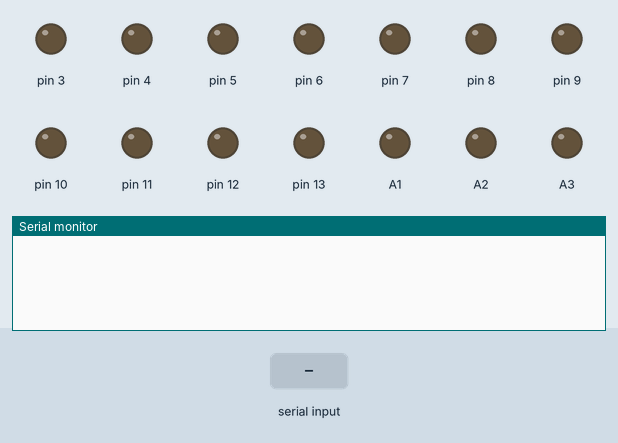
Simulated run of this sketch. Board: Arduino Uno, built with avr-gcc and run on an emulated ATmega328P. Parts: output pins drawn as LEDs (lit = HIGH), the last lines printed to the serial monitor. The inputs (shaded band) are chosen by the test bench.

Above: at 1.2 s.
1.3 s: "<~>" received over the second serial link
At 2.1 s:
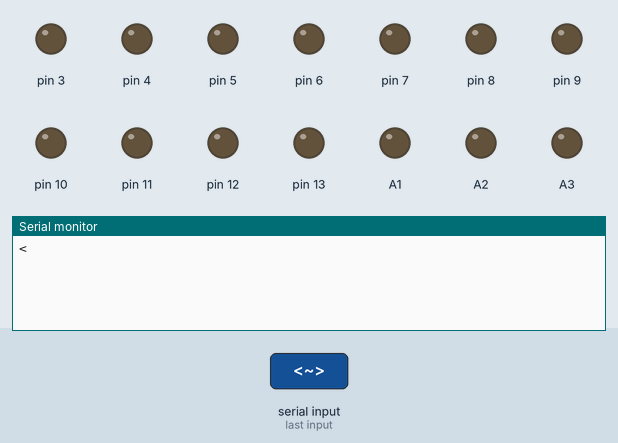
2.8 s: "~" received over the second serial link
At 3.3 s:
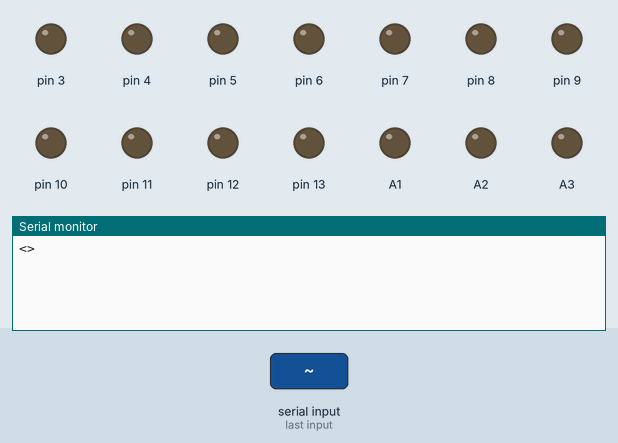

Measured:
- after the input at 1.3 s, the serial monitor: prints a new line at once (image 1)
- after the input at 2.8 s, the serial monitor: prints a new line at once (image 2)

The sketch:

sketch_apr30a.ino
```cpp
#include <SoftwareSerial.h>

SoftwareSerial bluetooth(0, 1);
int rows[] = {13, 12, 11, 10, 9, 8, 7, 6};     //LOW
int columns[] = {A5, A4, A3, A2, A1, 3, 4, 5}; //HIGH
String message = "";

struct Character {
  char letter;
  const char* bitmap[5];
};

Character characters[] = {
    ' ', 'B00000000', 'B00000000', 'B00000000', 'B00000000', 'B00000000', // space
     '!',  'B01011111', 'B00000000', 'B00000000', 'B00000000', 'B00000000'  , // !
     '"',  'B00000011', 'B00000000', 'B00000011', 'B00000000', 'B00000000'  , // "
     '#',  'B00010100', 'B00111110', 'B00010100', 'B00111110', 'B00010100'  , // #
     '$',  'B00100100', 'B01101010', 'B00101011', 'B00010010', 'B00000000'  , // $
     '%',  'B01100011', 'B00010011', 'B00001000', 'B01100100', 'B01100011'  , // %
     '&',  'B00110110', 'B01001001', 'B01010110', 'B00100000', 'B01010000'  , // &
     '\'',  'B00000011', 'B00000000', 'B00000000', 'B00000000', 'B00000000'  , // '
     '(',  'B00011100', 'B00100010', 'B01000001', 'B00000000', 'B00000000'  , // (
     ')',  'B01000001', 'B00100010', 'B00011100', 'B00000000', 'B00000000'  , // )
     '*',  'B00101000', 'B00011000', 'B00001110', 'B00011000', 'B00101000'  , // *
     '+',  'B00001000', 'B00001000', 'B00111110', 'B00001000', 'B00001000'  , // +
     ',',  'B10110000', 'B01110000', 'B00000000', 'B00000000', 'B00000000'  , // ,
     '-',  'B00001000', 'B00001000', 'B00001000', 'B00001000', 'B00000000'  , // -
     '.',  'B01100000', 'B01100000', 'B00000000', 'B00000000', 'B00000000'  , // .
     '/',  'B01100000', 'B00011000', 'B00000110', 'B00000001', 'B00000000'  , // /
     '0',  'B00111110', 'B01000001', 'B01000001', 'B00111110', 'B00000000'  , // 0
     '1',  'B01000010', 'B01111111', 'B01000000', 'B00000000', 'B00000000'  , // 1
     '2',  'B01100010', 'B01010001', 'B01001001', 'B01000110', 'B00000000'  , // 2
     '3',  'B00100010', 'B01000001', 'B01001001', 'B00110110', 'B00000000'  , // 3
     '4',  'B00011000', 'B00010100', 'B00010010', 'B01111111', 'B00000000'  , // 4
     '5',  'B00100111', 'B01000101', 'B01000101', 'B00111001', 'B00000000'  , // 5
     '6',  'B00111110', 'B01001001', 'B01001001', 'B00110000', 'B00000000'  , // 6
     '7',  'B01100001', 'B00010001', 'B00001001', 'B00000111', 'B00000000'  , // 7
     '8',  'B00110110', 'B01001001', 'B01001001', 'B00110110', 'B00000000'  , // 8
     '9',  'B00000110', 'B01001001', 'B01001001', 'B00111110', 'B00000000'  , // 9
     ':',  'B01010000', 'B00000000', 'B00000000', 'B00000000', 'B00000000'  , // :
     ';',  'B10000000', 'B01010000', 'B00000000', 'B00000000', 'B00000000'  , // ;
     '<',  'B00010000', 'B00101000', 'B01000100', 'B00000000', 'B00000000'  , // <
     '=',  'B00010100', 'B00010100', 'B00010100', 'B00000000', 'B00000000'  , // =
     '>',  'B01000100', 'B00101000', 'B00010000', 'B00000000', 'B00000000'  , // >
     '?',  'B00000010', 'B01011001', 'B00001001', 'B00000110', 'B00000000'  , // ?
     '@',  'B00111110', 'B01001001', 'B01010101', 'B01011101', 'B00001110'  , // @
     'A',  'B01111110', 'B00010001', 'B00010001', 'B01111110', 'B00000000'  , // A
     'B',  'B01111111', 'B01001001', 'B01001001', 'B00110110', 'B00000000'  , // B
     'C',  'B00111110', 'B01000001', 'B01000001', 'B00100010', 'B00000000'  , // C
     'D',  'B01111111', 'B01000001', 'B01000001', 'B00111110', 'B00000000'  , // D
     'E',  'B01111111', 'B01001001', 'B01001001', 'B01000001', 'B00000000'  , // E
     'F',  'B01111111', 'B00001001', 'B00001001', 'B00000001', 'B00000000'  , // F
     'G',  'B00111110', 'B01000001', 'B01001001', 'B01111010', 'B00000000'  , // G
     'H',  'B01111111', 'B00001000', 'B00001000', 'B01111111', 'B00000000'  , // H
     'I',  'B01000001', 'B01111111', 'B01000001', 'B00000000', 'B00000000'  , // I
     'J',  'B00110000', 'B01000000', 'B01000001', 'B00111111', 'B00000000'  , // J
     'K',  'B01111111', 'B00001000', 'B00010100', 'B01100011', 'B00000000'  , // K
     'L',  'B01111111', 'B01000000', 'B01000000', 'B01000000', 'B00000000'  , // L
     'M',  'B01111111', 'B00000010', 'B00001100', 'B00000010', 'B01111111'  , // M
     'N',  'B01111111', 'B00000100', 'B00001000', 'B00010000', 'B01111111'  , // N
     'O',  'B00111110', 'B01000001', 'B01000001', 'B00111110', 'B00000000'  , // O
     'P',  'B01111111', 'B00001001', 'B00001001', 'B00000110', 'B00000000'  , // P
     'Q',  'B00111110', 'B01000001', 'B01000001', 'B10111110', 'B00000000'  , // Q
     'R',  'B01111111', 'B00001001', 'B00001001', 'B01110110', 'B00000000'  ,
     'S',  'B01000110', 'B01001001', 'B01001001', 'B00110010', 'B00000000'  ,
     'T',  'B00000001', 'B00000001', 'B01111111', 'B00000001', 'B00000001'  ,
     'U',  'B00111111', 'B01000000', 'B01000000', 'B00111111', 'B00000000'  ,
     'V',  'B00001111', 'B00110000', 'B01000000', 'B00110000', 'B00001111'  ,
     'W',  'B00111111', 'B01000000', 'B00111000', 'B01000000', 'B00111111'  ,
     'X',  'B01100011', 'B00010100', 'B00001000', 'B00010100', 'B01100011'  ,
     'Y',  'B00000111', 'B00001000', 'B01110000', 'B00001000', 'B00000111'  ,
     'Z',  'B01100001', 'B01010001', 'B01001001', 'B01000111', 'B00000000'  ,
     '[',  'B01111111', 'B01000001', 'B00000000', 'B00000000', 'B00000000'  ,
     '\'',  'B00000001', 'B00000110', 'B00011000', 'B01100000', 'B00000000'  ,
     ']',  'B01000001', 'B01111111', 'B00000000', 'B00000000', 'B00000000'  ,
     '^',  'B00000010', 'B00000001', 'B00000010', 'B00000000', 'B00000000'  ,
     '_',  'B01000000', 'B01000000', 'B01000000', 'B01000000', 'B00000000'  ,
     '`',  'B00000001', 'B00000010', 'B00000000', 'B00000000', 'B00000000'  ,
     'a',  'B00100000', 'B01010100', 'B01010100', 'B01111000', 'B00000000'  ,
     'b',  'B01111111', 'B01000100', 'B01000100', 'B00111000', 'B00000000'  ,
     'c',  'B00111000', 'B01000100', 'B01000100', 'B00101000', 'B00000000'  ,
     'd',  'B00111000', 'B01000100', 'B01000100', 'B01111111', 'B00000000'  ,
     'e',  'B00111000', 'B01010100', 'B01010100', 'B00011000', 'B00000000'  ,
     'f',  'B00000100', 'B01111110', 'B00000101', 'B00000000', 'B00000000'  ,
     'g',  'B10011000', 'B10100100', 'B10100100', 'B01111000', 'B00000000'  ,
     'h',  'B01111111', 'B00000100', 'B00000100', 'B01111000', 'B00000000'  ,
     'i',  'B01000100', 'B01111101', 'B01000000', 'B00000000', 'B00000000'  ,
     'j',  'B01000000', 'B10000000', 'B10000100', 'B01111101', 'B00000000'  ,
     'k',  'B01111111', 'B00010000', 'B00101000', 'B01000100', 'B00000000'  ,
     'l',  'B01000001', 'B01111111', 'B01000000', 'B00000000', 'B00000000'  ,
     'm',  'B01111100', 'B00000100', 'B01111100', 'B00000100', 'B01111000'  ,
     'n',  'B01111100', 'B00000100', 'B00000100', 'B01111000', 'B00000000'  ,
     'o',  'B00111000', 'B01000100', 'B01000100', 'B00111000', 'B00000000'  ,
     'p',  'B11111100', 'B00100100', 'B00100100', 'B00011000', 'B00000000'  ,
     'q',  'B00011000', 'B00100100', 'B00100100', 'B11111100', 'B00000000'  ,
     'r',  'B01111100', 'B00001000', 'B00000100', 'B00000100', 'B00000000'  ,
     's',  'B01001000', 'B01010100', 'B01010100', 'B00100100', 'B00000000'  ,
     't',  'B00000100', 'B00111111', 'B01000100', 'B00000000', 'B00000000'  ,
     'u',  'B00111100', 'B01000000', 'B01000000', 'B01111100', 'B00000000'  ,
     'v',  'B00011100', 'B00100000', 'B01000000', 'B00100000', 'B00011100'  ,
     'w',  'B00111100', 'B01000000', 'B00111100', 'B01000000', 'B00111100'  ,
     'x',  'B01000100', 'B00101000', 'B00010000', 'B00101000', 'B01000100'  ,
     'y',  'B10011100', 'B10100000', 'B10100000', 'B01111100', 'B00000000'  ,
     'z',  'B01100100', 'B01010100', 'B01001100', 'B00000000', 'B00000000'  ,
     ' ',  'B00001000', 'B00110110', 'B01000001', 'B00000000', 'B00000000'  ,
     '|',  'B01111111', 'B00000000', 'B00000000', 'B00000000', 'B00000000'  ,
     ' ',  'B01000001', 'B00110110', 'B00001000', 'B00000000', 'B00000000'  ,
};

int arrSize = sizeof(characters) / sizeof(Character);

void setup() {
  for (byte i = 3; i <= 13; i++)
      pinMode(i, OUTPUT);
  pinMode(A1, OUTPUT);
  pinMode(A2, OUTPUT);
  pinMode(A3, OUTPUT);
  pinMode(A4, OUTPUT);
  pinMode(A5, OUTPUT);
  Serial.begin(9600);
  bluetooth.begin(9600);
}

void loop() {
  if (bluetooth.available()) {
    char c = bluetooth.read();
    if(String(c) == "~"){
      displayText(message);
      message = "";
    }else{
      message += String(c);
      //Serial.write(c);
    }
  }
}

void displayText(String message) {
  Serial.print(message);
  for (int i = 0; i < message.length(); i++) {
    char character = message.charAt(i);
    //Serial.print(character);
    //displayChar(characters[character - 'A']);
    //const char index = getIndex('A', characters, arrSize);
    const char index = getIndex(characters, arrSize, "A");
    if (index != NULL) {
        Serial.write(index);
    }
    delay(100);
  }
}

void displayChar(byte data[]) {

}

const char* getIndex(const Character* arr, int arrSize, const char* str) {
    for (int i = 0; i < arrSize - 1; i++) {
        if (arr[i].letter == str) {
            return i;
        }
    }
    return NULL;
}

//const char getIndex(const Character* arr, int arrSize, const char* str) {
//    for (int i = 0; i < arrSize; i++) {
//        if (strcmp(arr[i].letter, str) == 0) {
//            return i;
//        }
//    }
//    return -1;
//}
```
